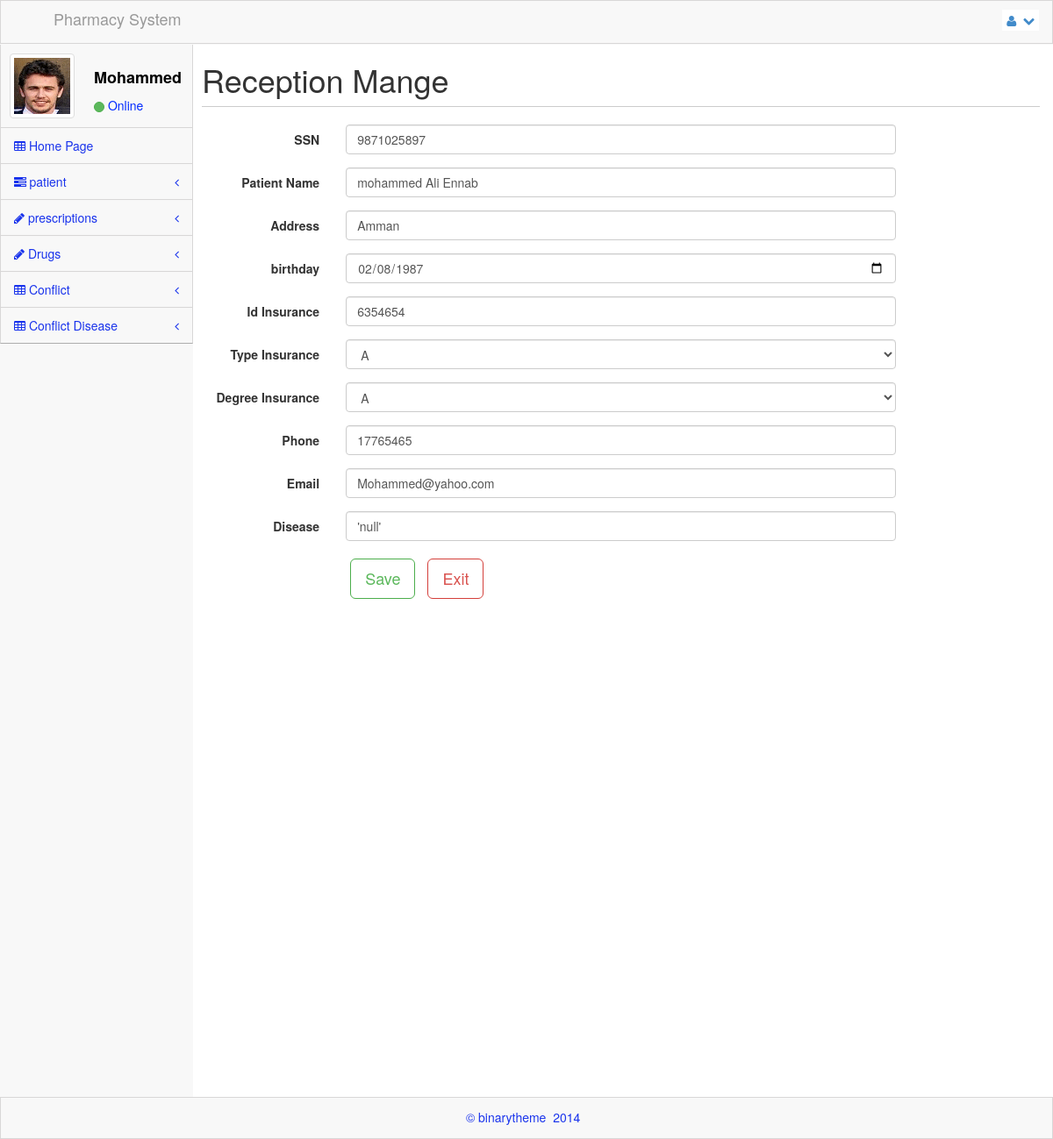
Screenshot of /Resiption/index.php?page=update_user&id_user=7 with the database file from the repository.
### tables this page shows
CREATE TABLE IF NOT EXISTS `Users` (
`Id` int(100) NOT NULL,
  `SNN` varchar(1000) NOT NULL,
  `Name` text NOT NULL,
  `Address` text NOT NULL,
  `birthday` date NOT NULL,
  `Id_insurance` int(100) NOT NULL,
  `Type_insurance` text NOT NULL,
  `Degree_insurance` text NOT NULL,
  `Phone` int(100) NOT NULL,
  `Email` text NOT NULL,
  `Disease` text NOT NULL
);

### inc/database.php (called while the page is built, shortened)
<?php
class db
{
private $tabel;
public function __construct($name_tabel)
{
  $this->tabel=$name_tabel;
}
 function showby($column,$value)
{
        include("./inc/include.php");
        $sql="select * from $this->tabel where ";
        $sql.="`".$column."`"."='$value'";
        $result=  mysqli_query($link, $sql);
        $num=  mysqli_num_rows($result);
        if($num>=1)
        {
        for($i=0;$i<$num;$i++)
        {
         $data[$i]=mysqli_fetch_array($result);
        }
        return $data;
        }
         else {
            return FALSE;
               }
 }
}

### Resiption/update_user.php (the view, shortened to what this page needs)
<?php
include './inc/include.php';
include './inc/database.php';
?>
<!DOCTYPE html>
<html lang="en">
<head>
    <link rel="stylesheet" href="../assets/plugins/bootstrap/css/bootstrap.css" />
    <link rel="stylesheet" href="../assets/css/main.css" />
    <link rel="stylesheet" href="../assets/css/theme.css" />
    <link rel="stylesheet" href="../assets/css/MoneAdmin.css" />
    <link rel="stylesheet" href="../assets/plugins/Font-Awesome/css/font-awesome.css" />
</head>
<?php
  if(isset($_GET['id_user']))
{
 $db=new db('Users');
$id=$_GET['id_user'];
$result=$db->showby('Id', $id);
}
?>
  <body>
      <div id="div-1" class="accordion-body collapse in body">
          <form name="register" method="POST" action="index.php?page=update_user&id_user=<?php echo $id;  ?>" class="form-horizontal">
              <div class="form-group">
                    <label for="pass1" class="control-label col-lg-2">SSN</label>
                    <div class="col-lg-8">
                        <input class="form-control" type="number" name="SNN" value="<?php echo $result[0]['SNN']; ?>" required=""/>
                    </div>
                </div>
                <div class="form-group">
                    <label for="text1" class="control-label col-lg-2">Patient Name</label>
                    <div class="col-lg-8">
                        <input type="text" name="Name" value="<?php echo $result[0]['Name']; ?>" required class="form-control" />
                    </div>
                </div>
                <div class="form-group">
                    <label class="control-label col-lg-2">Address</label>
                    <div class="col-lg-8">
                        <input type="text" name="Address" value="<?php echo $result[0]['Address']; ?>" required="" class="form-control" />
                    </div>
                </div>
                <div class="form-group">
                    <label class="control-label col-lg-2">birthday</label>
                    <div class="col-lg-8">
                        <input type="date" name="birthday" required="" value="<?php echo $result[0]['birthday']; ?>"  class="form-control" />
                    </div>
                </div>
                <div class="form-group">
                    <label for="text2" class="control-label col-lg-2">Id Insurance</label>
                    <div class="col-lg-8">
                        <input type="number" name="Id_insurance" value="<?php echo $result[0]['Id_insurance']; ?>" class="form-control" />
                    </div>
                </div>
                <div class="form-group">
                    <label for="limiter" class="control-label col-lg-2">Type Insurance</label>
                    <div class="col-lg-8">
                        <select name="Type_insurance" class="form-control">
                            <option selected=""><?php echo $result[0]['Type_insurance']; ?></option>
                        </select>
                    </div>
                </div>
                <div class="form-group">
                    <label for="text4" class="control-label col-lg-2">Degree Insurance</label>
                    <div class="col-lg-8">
                         <select name="Degree_insurance" class="form-control">
                             <option selected=""><?php echo $result[0]['Degree_insurance']; ?></option>
                        </select>
                    </div>
                </div>
                <div class="form-group">
                    <label for="tags" class="control-label col-lg-2">Phone</label>
                    <div class="col-lg-8">
                        <input name="Phone" type="tel"  required=""  value="<?php echo $result[0]['Phone']; ?>" class="form-control" />
                    </div>
                </div>
                 <div class="form-group">
                    <label for="tags" class="control-label col-lg-2">Email</label>
                    <div class="col-lg-8">
                        <input name="Email" type="email" value="<?php echo $result[0]['Email']; ?>"  required="" class="form-control" />
                    </div>
                </div>
                                 <div class="form-group">
                    <label for="tags" class="control-label col-lg-2">Disease</label>
                    <div class="col-lg-8">
                        <input name="Disease" type="text"  value="<?php echo $result[0]['Disease']; ?>"  required="" class="form-control" />
                    </div>
                </div>
             <div class="form-group">
                       <label for="tags" class="control-label col-lg-2"> </label>
                    <div class="col-lg-4">
                        <input type="submit" name="add"  value="Save" class="btn btn-success btn-lg btn-line" />
                 <a href="index.php?page=view_user_update" class="btn btn-danger btn-lg btn-line">Exit</a>
                    </div>
                </div>
            </form>
        </div>
</body>
</html>

### assets/css/main.css (style rules this page uses)
@media (min-width: 768px) { html, body { height: 100%; } }
body.padTop53 { padding-top: 75px; overflow: visible; }
@media (min-width: 802px) { body.padTop53 { padding-top: 51px; } }
.btn-line.btn-danger { color: #d9534f; background-color: #fff; border-color: #d43f3a; }
.btn-line.btn-success { color: #5cb85c; background-color: #fff; border-color: #4cae4c; }

### assets/css/MoneAdmin.css (style rules this page uses)
body { background-color: #f8f8f8; }

### rows the page displays
users: SNN "9871025897", Name "mohammed Ali Ennab", Address "Amman", birthday "02/08/1987", Id_insurance "6354654", Type_insurance "A", Degree_insurance "A", Phone "17765465", Email "Mohammed@yahoo.com", Disease "'null'"
